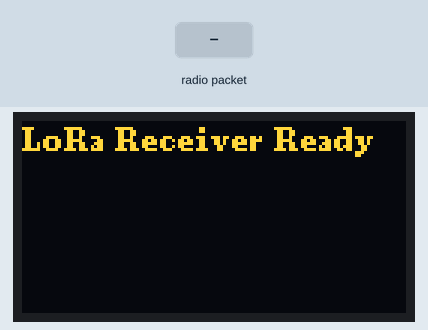
This sketch was run on a simulated Arduino Uno, built with avr-gcc and run on an emulated ATmega328P. Shown: 128×64 one-colour display. The inputs (shaded band) are chosen by the test bench. The OLED is the two-colour kind (top 16 rows yellow); no radio packets arrive unless stated; what the sketch prints to the serial monitor is not drawn.

Above: at 1.3 s.
1.4 s: radio packet "1" arrives
At 1.8 s:
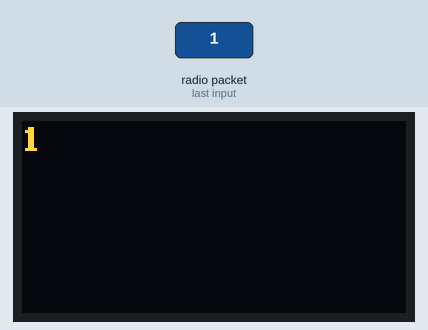
2.9 s: radio packet "0" arrives
At 4.1 s:
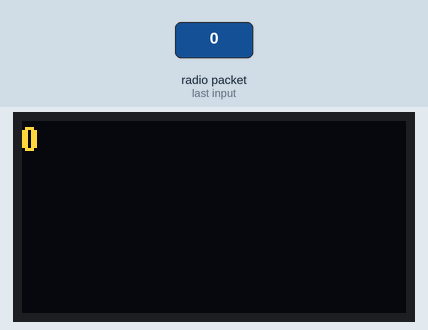
4.4 s: radio packet "2" arrives
Timing chart, 0 to 7.4 s (numbered marks = the images above; inputs shaded):
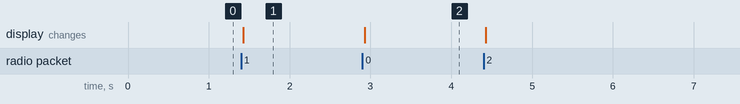

The sketch:

Oled.ino
```cpp
#include <SPI.h>
#include <LoRa.h>
#include <Wire.h>
#include <U8g2lib.h>

// Define the pins based on your board's specification
#define SS 8
#define RST 12
#define DI0 14

// Initialize the OLED display using U8g2 library
U8G2_SSD1306_128X64_NONAME_F_HW_I2C u8g2(U8G2_R0, /* reset=*/21, /* clock=*/18, /* data=*/17);

// Function to display text on the OLED screen
void displayText(const char* text) {
  u8g2.clearBuffer();               // Clear the internal memory
  u8g2.setFont(u8g2_font_ncenB08_tr); // Choose a suitable font
  u8g2.drawStr(0, 10, text);        // Write something to the internal memory
  u8g2.sendBuffer();                // Transfer internal memory to the display
}

void setup() {
  Serial.begin(115200);
  Serial.println("LoRa Receiver");
  u8g2.begin();
  displayText("LoRa Receiver Ready");
  // Initialize LoRa with the specified pins
  LoRa.setPins(SS, RST, DI0);

  if (!LoRa.begin(915E6)) { // Use the correct frequency for your region
    Serial.println("Starting LoRa failed!");
    while (1);
  }

  // Initialize the OLED display
  u8g2.begin();
  displayText("LoRa Receiver Ready");
}

void loop() {
  int packetSize = LoRa.parsePacket();
  if (packetSize) {
    String receivedText = "";
    while (LoRa.available()) {
      receivedText += (char)LoRa.read();
    }

    Serial.println("Received: " + receivedText);
    displayText(receivedText.c_str());
  }
}
```

Measured:
- after the input at 1.4 s, the display: changes at once (image 1)
- after the input at 2.9 s, the display: changes at once (image 2)
